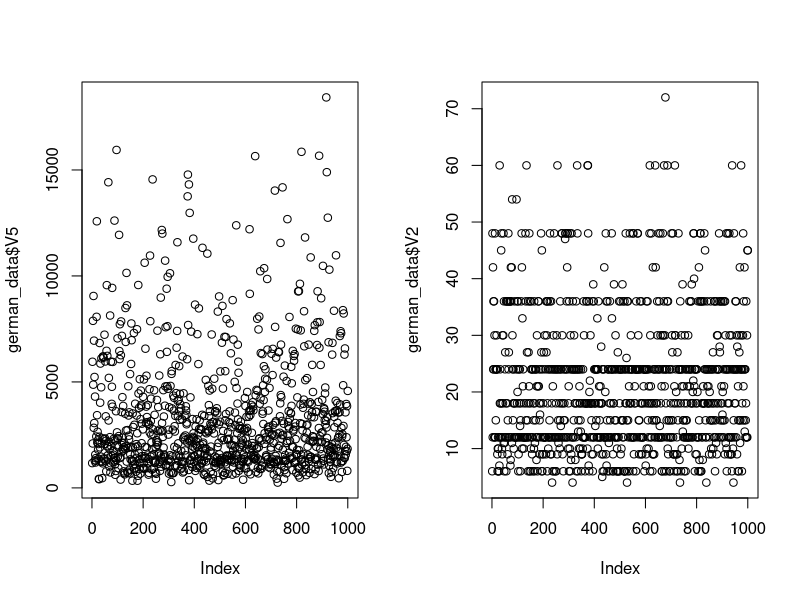
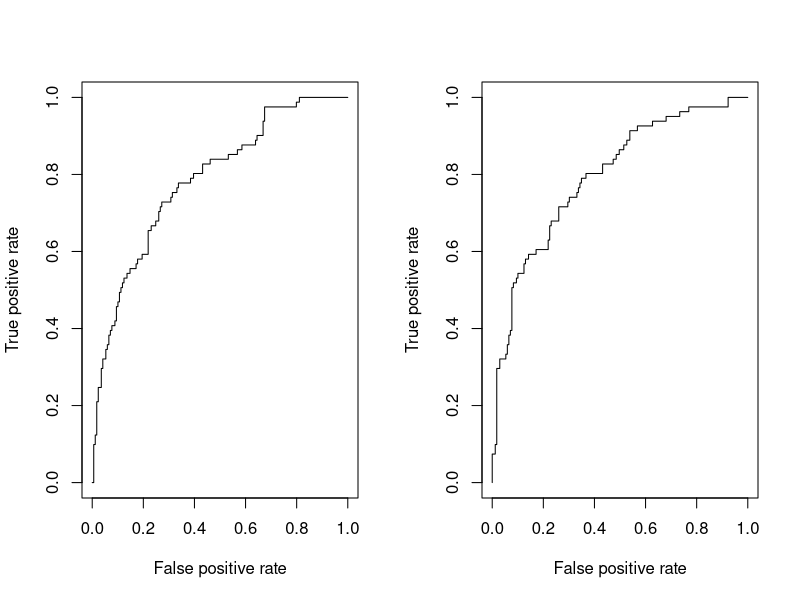
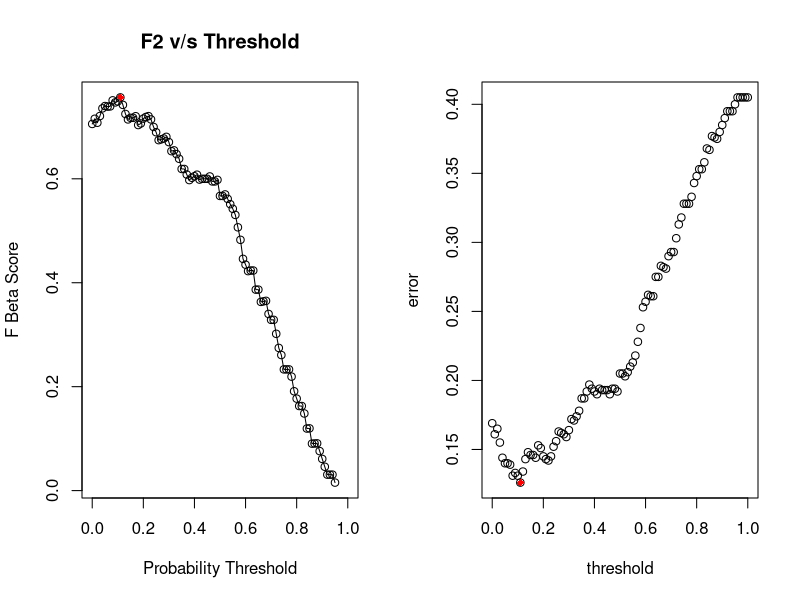
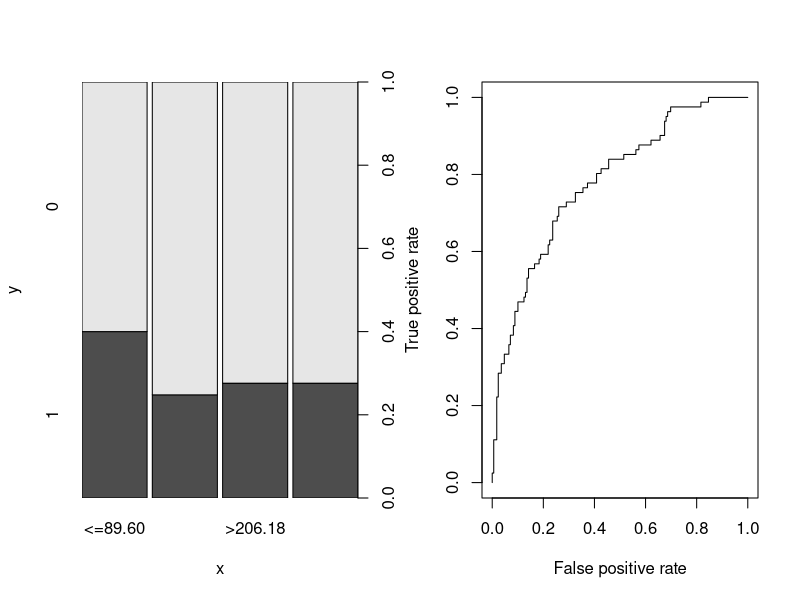

R code for these plots, in order:
## ---- chunk 1
library(caret)
library(ROCR)
## ---- chunk 2
german_data = read.table("../germancredit.txt")
german_data
## ---- chunk 3
cols = colnames(german_data)
for(i in seq(1, length(cols))){
  if(class(german_data[, cols[i]]) == "character"){
    german_data[, cols[i]]= as.factor(german_data[, cols[i]])
  }
}
## ---- chunk 4
summary(german_data)
## ---- chunk 5
par(mfrow=(c(1,2)))
plot(german_data$V5)
plot(german_data$V2)
## ---- chunk 6
# (1 = Good, 2 = Bad) -> (0 = Good, 1 = Bad)
german_data['V21'] = lapply(german_data['V21'], function(x){
  x-1
})
german_data[,"V21"] = as.factor(german_data[,"V21"])
german_data
## ---- chunk 7
split_data = function(dataset){
  ## Sampling train and test data

  ## 75% of the sample size
  smp_size <- floor(0.75 * nrow(dataset))
  
  ## set the seed to make your partition reproducible
  set.seed(123)
  train_ind <- sample(seq_len(nrow(dataset)), size = smp_size)
  
  train <- dataset[train_ind, ]
  test <- dataset[-train_ind, ]
  return(list("train"=train, "test"=test))
}
## ---- chunk 8
df_list = split_data(german_data)
train = df_list$train
test = df_list$test
summary(test$V21)
## ---- chunk 9
model <- glm(V21 ~.,family=binomial(link='logit'),data=train)
model
## ---- chunk 10
summary(model)
## ---- chunk 11
get_roc_plot_and_auc = function(model, test){
  p <- predict(model, newdata=test[, 1:(length(test)-1)], type="response")
  pr <- prediction(p, test$V21)
  prf <- performance(pr, measure = "tpr", x.measure = "fpr")
  auc <- performance(pr, measure = "auc")
  auc <- auc@y.values[[1]]
  return (list("prf"=prf, "auc"=auc, "prediction"=p))
}
## ---- chunk 12
roc = get_roc_plot_and_auc(model, test)
plot(roc$prf)
roc$auc
## ---- chunk 13
predicted = ifelse(roc$prediction > 0.5,1,0)
cor = confusionMatrix(data=as.factor(predicted), reference=as.factor(test$V21), positive="1")
cor
## ---- chunk 14
cor$byClass
## ---- chunk 15
# We can drop statistically insignificant features
drop.features = german_data
drops <- c("V7","V17", "V11", "V13", "V16", "V12")
drop.features = drop.features[ , !(names(drop.features) %in% drops)]
## ---- chunk 16
df.list.1 = split_data(drop.features)
train.1 = df.list.1$train
test.1 = df.list.1$test
## ---- chunk 17
model.1 <- glm(V21 ~.,family=binomial(link='logit'),data=train.1)
model.1
## ---- chunk 18
summary(model.1)
## ---- chunk 19
roc.1 = get_roc_plot_and_auc(model.1, test.1)
plot(roc.1$prf)
roc.1$auc
## ---- chunk 20
predicted.1 = ifelse(roc.1$prediction > 0.5,1,0)
cor.1 = confusionMatrix(data=as.factor(predicted.1), reference=as.factor(test.1$V21), positive="1")
cor.1
## ---- chunk 21
cor.1$byClass
## ---- chunk 22
get_recall_and_precision = function(cor){
  cor_table = data.frame(cor$table)
  tn = cor_table[cor_table$Prediction==0 & cor_table$Reference==0, "Freq"]
  fn = cor_table[cor_table$Prediction==0 & cor_table$Reference==1, "Freq"]
  tp = cor_table[cor_table$Prediction==1 & cor_table$Reference==1, "Freq"]
  fp = cor_table[cor_table$Prediction==1 & cor_table$Reference==0, "Freq"]
  recall = tp / (tp + fn)
  precision = tp / (tp + fp)
  return (c("recall"=recall, "precision"=precision))
}
## ---- chunk 23
rp.df = data.frame("threshold"=double(), "recall"=double(), "precision"=double(), f_beta=double())
for(i in seq(0, 100, 1)){
  beta=2
  predicted.2 = ifelse(roc.1$prediction > i/100,1,0)
  cor.2 = confusionMatrix(data=as.factor(predicted.2), reference=as.factor(test.1$V21), positive = "1")
  rp = get_recall_and_precision(cor.2)
  f_beta = ((1 + beta^2) * rp[2] * rp[1]) / (beta^2 * rp[2] + rp[1])
  rp.df[nrow(rp.df)+1,] = c("threshold"=i/100, rp, f_beta)
}
## ---- chunk 24
rp.df
## ---- chunk 25
# Max value of F Beta Score
rp.df[which.max(rp.df$f_beta),]
## ---- chunk 26
plot(x=rp.df$threshold, y=rp.df$f_beta, type="o", xlab="Probability Threshold", ylab="F Beta Score", main="F2 v/s Threshold")
points(x=rp.df$threshold[which.max(rp.df$f_beta)], y=rp.df$f_beta[which.max(rp.df$f_beta)], pch = 18, col = "red", type = "b", lty = 2)
## ---- chunk 27
get_cm_value = function(cor){
  cor_table = data.frame(cor.2$table)
  tn = cor_table[cor_table$Prediction==0 & cor_table$Reference==0, "Freq"]
  fn = cor_table[cor_table$Prediction==0 & cor_table$Reference==1, "Freq"]
  tp = cor_table[cor_table$Prediction==1 & cor_table$Reference==1, "Freq"]
  fp = cor_table[cor_table$Prediction==1 & cor_table$Reference==0, "Freq"]
  return(list(tn=tn,fn=fn,tp=tp,fp=fp))
}
## ---- chunk 28
## Minimizing the error
## Since we know FN is 5 times worse than FP, we minimize the error that gives us the best threshold

error.df = data.frame("threshold"=double(), "error"=double())
for(i in seq(0, 100, 1)){
  beta=2
  predicted.2 = ifelse(roc.1$prediction > i/100,1,0)
  cor.2 = confusionMatrix(data=as.factor(predicted.2), reference=as.factor(test.1$V21), positive = "1")
  cm.values = get_cm_value(cor.2)
  total_error = (5*cm.values$fn + cm.values$fp)/nrow(german_data)
  error.df[nrow(error.df)+1,] = c("threshold"=i/100, "error"=total_error)
}
## ---- chunk 29
error.df[which.min(error.df$error),]
## ---- chunk 30
plot(error.df)
points(x=error.df$threshold[which.min(error.df$error)], y=error.df$error[which.min(error.df$error)], pch = 18, col = "red", type = "b", lty = 2)
## ---- chunk 31
final.predicted = ifelse(roc.1$prediction > 0.11,1,0)
final.cor = confusionMatrix(data=as.factor(final.predicted), reference=as.factor(test.1$V21), positive="1")
final.cor
## ---- chunk 32
final.cor$byClass
## ---- chunk 33
## Creating feature - Credit Amount(V5) / Duration in months(V2)

feature_data.1 = german_data
feature_data.1['V22'] = with(feature_data.1, V5/V2)
feature_data.1
## ---- chunk 34
summary(feature_data.1$V22)
## ---- chunk 35
feature_data.1["Bucket"] = ""
feature_data.1[feature_data.1$V22 <= 89.60, "Bucket"] = "<=89.60"
feature_data.1[feature_data.1$V22 <= 130.33 & feature_data.1$V22 > 89.60, "Bucket"] = ">89.60 & <=130.33"
feature_data.1[feature_data.1$V22 <= 206.18 & feature_data.1$V22 > 130.33, "Bucket"] = ">130.33 & <=206.18"
feature_data.1[feature_data.1$V22 > 206.18, "Bucket"] = ">206.18"
## ---- chunk 36
feature_data.1
## ---- chunk 37
plot(as.factor(x=feature_data.1$Bucket), y=feature_data.1$V21)
## ---- chunk 38
feature_data.1 = feature_data.1[,1:length(feature_data.1)-1]
feature_data.1 = feature_data.1[,c(seq(1,20), 22, 21)]
drops <- c("V5","V2")
feature_data.1[ , !(names(feature_data.1) %in% drops)]
## ---- chunk 39
## Sampling train and test data

## 75% of the sample size
smp_size <- floor(0.75 * nrow(feature_data.1))

## set the seed to make your partition reproducible
set.seed(123)
train_ind <- sample(seq_len(nrow(feature_data.1)), size = smp_size)

feature.1.train <- feature_data.1[train_ind, ]
feature.1.test <- feature_data.1[-train_ind, ]

model.1 <- glm(V21 ~.,family=binomial(link='logit'),data=feature.1.train)
## ---- chunk 40
model.1
## ---- chunk 41
p.1 <- predict(model.1, newdata=feature.1.test[, 1:(length(feature.1.test)-1)], type="response")
pr.1 <- prediction(p.1, feature.1.test$V21)
prf.1 <- performance(pr.1, measure = "tpr", x.measure = "fpr")
plot(prf.1)
auc.1 <- performance(pr.1, measure = "auc")
auc.1 <- auc.1@y.values[[1]]
auc.1
## ---- chunk 42
predicted.1 = ifelse(p.1 > 0.35,1,0)
confusionMatrix(data=as.factor(predicted.1), reference=as.factor(feature.1.test$V21))
